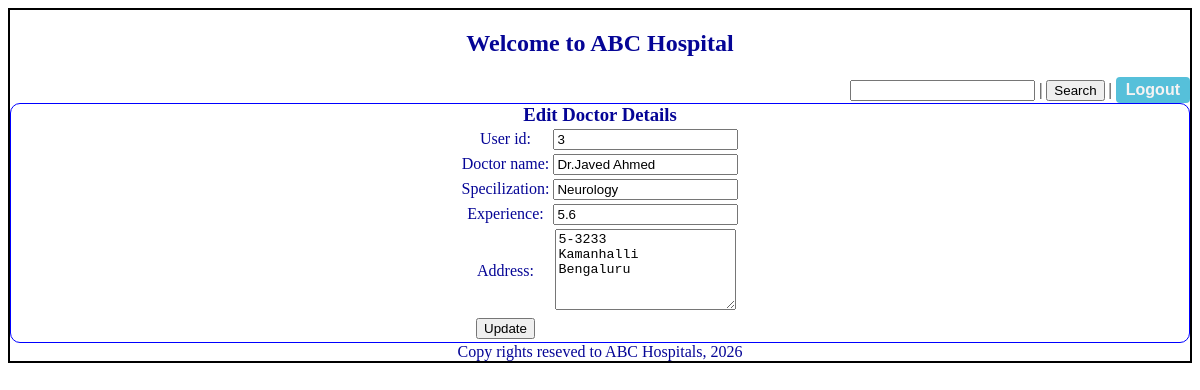
The app's page /ed_dr?dr_id=3 (signed in), older data.
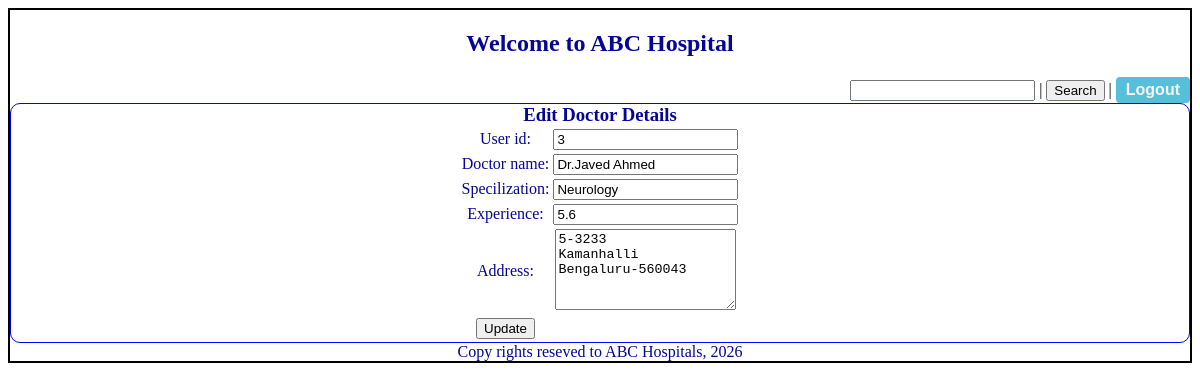
The same page, newer data.
### models.py (models this page shows)
class Dr_Profile(db.Model):
    __tablename__='dr_profile'
    id=db.Column(db.Integer,primary_key=True)
    dr_id=db.Column(db.Integer,db.ForeignKey('user_credentials.id'),nullable=False) #linking child to parent
    full_name=db.Column(db.String,nullable=False)
    address=db.Column(db.String,nullable=False)
    spl=db.Column(db.String,nullable=False)
    exp=db.Column(db.Float,nullable=False)
    phno=db.Column(db.String,nullable=False)
    status=db.Column(db.Integer,nullable=False,default=0) #0-register, 1-approved, 2-deactivated

### controller.py (the view)
@app.route("/ed_dr")
@login_required
def edit_dr():
    dr_id=request.args.get("dr_id") #got query param
    dr_searched=search_dr(dr_id)
    return render_template("edit_doctor.html",dr_data=dr_searched)

### app.py (called while the page is built)
@login_manager.user_loader
def load_user(user_id):
    return User_Credentials.query.get(int(user_id))

### controller.py (called while the page is built)
def search_dr(id):
    dr_searched=db.session.query(Dr_Profile).filter(Dr_Profile.dr_id==id).first()
    return dr_searched

### templates/edit_doctor.html
{% extends "base.html" %}
{% block content %}
    <div class="input-form">
        <form action="/update_dr" method="POST">
        <h3 class="center">Edit Doctor Details</h3>
        <table class="center">
        <tr><td><label>User id: </label></td><td><input type="text" name="uid" value="{{dr_data.dr_id}}" readonly></td></tr>
        <tr><td><label>Doctor name: </label></td><td><input type="text" name="d_name" value="{{dr_data.full_name}}"></td></tr>
        <tr><td><label>Specilization: </label></td><td><input type="text" name="splz" value="{{dr_data.spl}}"></td></tr>
        <tr><td><label>Experience: </label></td><td><input type="text" name="exp" value="{{dr_data.exp}}"></td></tr>
        <tr><td><label>Address: </label></td><td><textarea rows=5 cols=20 name="address">{{dr_data.address}}</textarea></td></tr>
        <tr><td><input type="submit" value="Update"></td></tr>
        </table>
        </form>
    </div>
{% endblock %}

Row changes from the older to the newer data that the page shows:
changed Dr_Profile "Dr.Javed Ahmed": address "5-3233 Kamanhalli Bengaluru" → "5-3233 Kamanhalli Bengaluru-560043"
